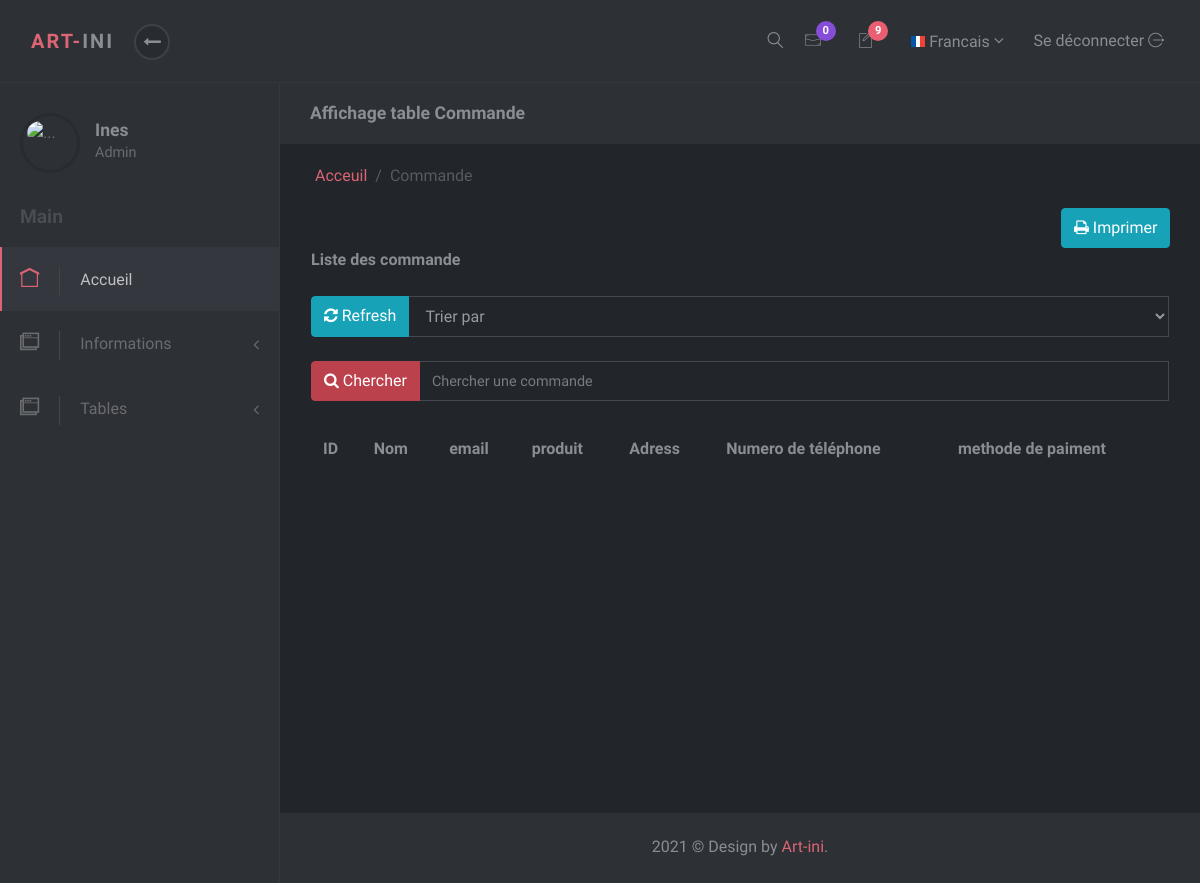
Page /Views/Back/afficher_commande.php (signed in) on the earlier database version.
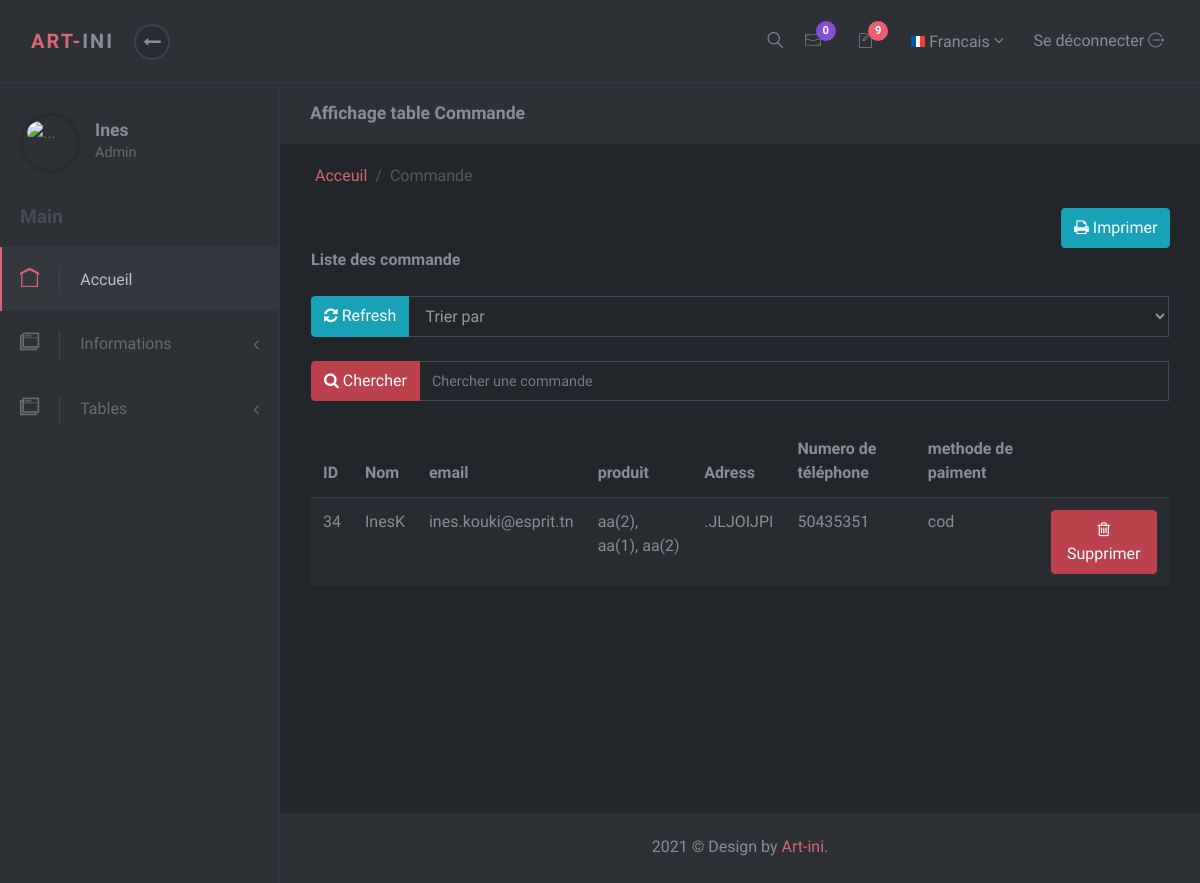
Same page on the later database version.
### tables this page shows
CREATE TABLE `orders` (
  `id` int(11) NOT NULL,
  `name` varchar(100) NOT NULL,
  `email` varchar(100) NOT NULL,
  `phone` varchar(20) NOT NULL,
  `address` varchar(255) NOT NULL,
  `pmode` varchar(50) NOT NULL,
  `products` varchar(255) NOT NULL,
  `amount_paid` varchar(100) NOT NULL
);

### Views/Back/afficher_commande.php (the view, shortened to what the changed rows need)
<?php
    $db=config::getConnexion();
    $result=$db->query('SELECT * FROM orders');
    if (isset($_GET['search'])&& !empty($_GET['search']))
    {
        $result=$db->query('SELECT * FROM orders WHERE name like \'%'.$_GET['search'].'%\'');
    }else
    {
        $result=$db->query('SELECT * FROM orders');
    }
?>
<!DOCTYPE html>
<html>
<head>
    <link rel="stylesheet" href="Assets/vendor/bootstrap/css/bootstrap.min.css">
    <link rel="stylesheet" href="Assets/vendor/font-awesome/css/font-awesome.min.css">
    <link rel="stylesheet" href="Assets/css/font.css">
    <link rel="stylesheet" href="Assets/css/style.default.css" id="theme-stylesheet">
    <link rel="stylesheet" href="Assets/css/custom.css">
    <link rel="stylesheet" type="text/css" href="Assets/css/style.css">
</head>
<body>
    <div class="d-flex align-items-stretch">
        <nav id="sidebar">
            <div class="sidebar-header d-flex align-items-center">
                <div class="title">
                    <h1 class="h5"> <?php echo $_SESSION['name']; ?> </h1>
                </div>
            </div>
        </nav>
        <div class="page-content">
            <div class="page-header no-margin-bottom">
                <div class="container-fluid">
                    <h2 class="h5 no-margin-bottom">Affichage table Commande</h2>
                </div>
            </div>
            <section>
                    <div class="table-responsive">
                        <table class="table table-striped table-hover">
                            <thead>
                                <tr>
                                    <th>ID</th>
                                    <th>Nom </th>
                                    <th>email</th>
                                    <th>produit</th>
                                    <th>Adress </th>
                                    <th>Numero de téléphone</th>
                                    <th>methode de paiment</th>
                                </tr>
                            </thead>
                            <tbody id="tableau">
                            <?php while ($row = $result->fetch()) {
                                    ?>
                                    <tr>
                            <td>  <?php echo $row['id']; ?></td>
                            <td> <?php echo $row['name']; ?></td>
                            <td><?php echo $row['email']; ?></td>
                            <td><?php echo $row['products']; ?></td>
                            <td><?php echo $row['address']; ?></td>
                            <td><?php echo $row['phone']; ?></td>
                            <td><?php echo $row['pmode']; ?></td>
                        <td>
                        <a href="afficher_commande.php?delete=<?php echo $row['id'] ?>" class="btn btn-danger btn-xs"><i class ="fa fa-trash-o"> </i> Supprimer</a>
</tr>
										<?php
										}
										?>
                            </tbody>
                        </table>
                    </div>
                </div>
        </div>
</body>
</html>

Differences in the rows shown:
added orders: id "34", name "InesK", email "ines.kouki@esprit.tn", products "aa(2), aa(1), aa(2)", address ".JLJOIJPI", phone "50435351", pmode "cod"
